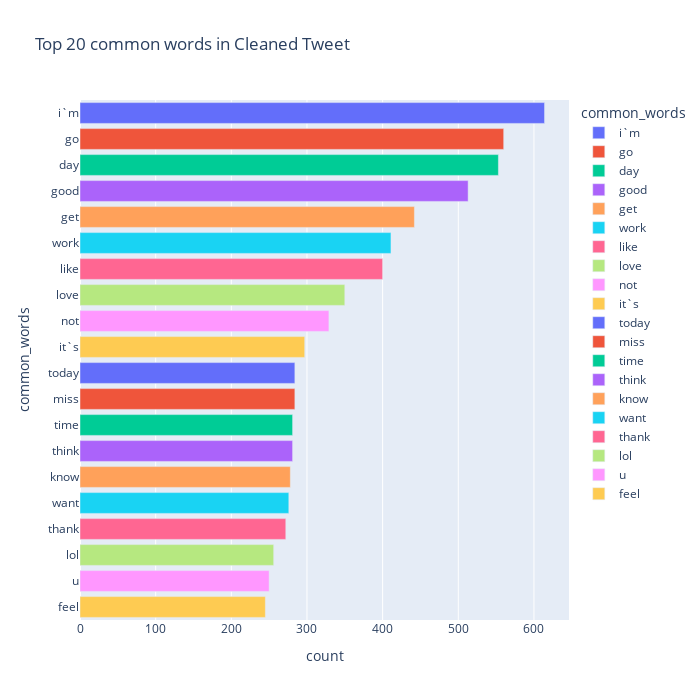

This figure's notebook cell:
### Markdown cell above
Graph of the common words in cleaned subset

### Code cell
fig = px.bar(
    common,
    x="count",
    y="common_words",
    title="Top 20 common words in Cleaned Tweet",
    orientation="h",
    width=700,
    height=700,
    color="common_words",
)
fig.show()

### Figure 1 — Plotly figure (JSON) as saved in the notebook; plotly's stock layout.template omitted (floating-point values rounded to 4 significant figures)
{"data": [{"alignmentgroup": "True", "hovertemplate": "common_words=%{y}<br>count=%{x}<extra></extra>", "legendgroup": "i`m", "marker": {"color": "#636efa", "pattern": {"shape": ""}}, "name": "i`m", "offsetgroup": "i`m", "orientation": "h", "showlegend": true, "textposition": "auto", "type": "bar", "x": [614], "xaxis": "x", "y": ["i`m"], "yaxis": "y"}, {"alignmentgroup": "True", "hovertemplate": "common_words=%{y}<br>count=%{x}<extra></extra>", "legendgroup": "go", "marker": {"color": "#EF553B", "pattern": {"shape": ""}}, "name": "go", "offsetgroup": "go", "orientation": "h", "showlegend": true, "textposition": "auto", "type": "bar", "x": [560], "xaxis": "x", "y": ["go"], "yaxis": "y"}, {"alignmentgroup": "True", "hovertemplate": "common_words=%{y}<br>count=%{x}<extra></extra>", "legendgroup": "day", "marker": {"color": "#00cc96", "pattern": {"shape": ""}}, "name": "day", "offsetgroup": "day", "orientation": "h", "showlegend": true, "textposition": "auto", "type": "bar", "x": [553], "xaxis": "x", "y": ["day"], "yaxis": "y"}, {"alignmentgroup": "True", "hovertemplate": "common_words=%{y}<br>count=%{x}<extra></extra>", "legendgroup": "good", "marker": {"color": "#ab63fa", "pattern": {"shape": ""}}, "name": "good", "offsetgroup": "good", "orientation": "h", "showlegend": true, "textposition": "auto", "type": "bar", "x": [513], "xaxis": "x", "y": ["good"], "yaxis": "y"}, {"alignmentgroup": "True", "hovertemplate": "common_words=%{y}<br>count=%{x}<extra></extra>", "legendgroup": "get", "marker": {"color": "#FFA15A", "pattern": {"shape": ""}}, "name": "get", "offsetgroup": "get", "orientation": "h", "showlegend": true, "textposition": "auto", "type": "bar", "x": [442], "xaxis": "x", "y": ["get"], "yaxis": "y"}, {"alignmentgroup": "True", "hovertemplate": "common_words=%{y}<br>count=%{x}<extra></extra>", "legendgroup": "work", "marker": {"color": "#19d3f3", "pattern": {"shape": ""}}, "name": "work", "offsetgroup": "work", "orientation": "h", "showlegend": true, "textposition": "auto", "type": "bar", "x": [411], "xaxis": "x", "y": ["work"], "yaxis": "y"}, {"alignmentgroup": "True", "hovertemplate": "common_words=%{y}<br>count=%{x}<extra></extra>", "legendgroup": "like", "marker": {"color": "#FF6692", "pattern": {"shape": ""}}, "name": "like", "offsetgroup": "like", "orientation": "h", "showlegend": true, "textposition": "auto", "type": "bar", "x": [400], "xaxis": "x", "y": ["like"], "yaxis": "y"}, {"alignmentgroup": "True", "hovertemplate": "common_words=%{y}<br>count=%{x}<extra></extra>", "legendgroup": "love", "marker": {"color": "#B6E880", "pattern": {"shape": ""}}, "name": "love", "offsetgroup": "love", "orientation": "h", "showlegend": true, "textposition": "auto", "type": "bar", "x": [350], "xaxis": "x", "y": ["love"], "yaxis": "y"}, {"alignmentgroup": "True", "hovertemplate": "common_words=%{y}<br>count=%{x}<extra></extra>", "legendgroup": "not", "marker": {"color": "#FF97FF", "pattern": {"shape": ""}}, "name": "not", "offsetgroup": "not", "orientation": "h", "showlegend": true, "textposition": "auto", "type": "bar", "x": [329], "xaxis": "x", "y": ["not"], "yaxis": "y"}, {"alignmentgroup": "True", "hovertemplate": "common_words=%{y}<br>count=%{x}<extra></extra>", "legendgroup": "it`s", "marker": {"color": "#FECB52", "pattern": {"shape": ""}}, "name": "it`s", "offsetgroup": "it`s", "orientation": "h", "showlegend": true, "textposition": "auto", "type": "bar", "x": [297], "xaxis": "x", "y": ["it`s"], "yaxis": "y"}, {"alignmentgroup": "True", "hovertemplate": "common_words=%{y}<br>count=%{x}<extra></extra>", "legendgroup": "today", "marker": {"color": "#636efa", "pattern": {"shape": ""}}, "name": "today", "offsetgroup": "today", "orientation": "h", "showlegend": true, "textposition": "auto", "type": "bar", "x": [284], "xaxis": "x", "y": ["today"], "yaxis": "y"}, {"alignmentgroup": "True", "hovertemplate": "common_words=%{y}<br>count=%{x}<extra></extra>", "legendgroup": "miss", "marker": {"color": "#EF553B", "pattern": {"shape": ""}}, "name": "miss", "offsetgroup": "miss", "orientation": "h", "showlegend": true, "textposition": "auto", "type": "bar", "x": [284], "xaxis": "x", "y": ["miss"], "yaxis": "y"}, {"alignmentgroup": "True", "hovertemplate": "common_words=%{y}<br>count=%{x}<extra></extra>", "legendgroup": "time", "marker": {"color": "#00cc96", "pattern": {"shape": ""}}, "name": "time", "offsetgroup": "time", "orientation": "h", "showlegend": true, "textposition": "auto", "type": "bar", "x": [281], "xaxis": "x", "y": ["time"], "yaxis": "y"}, {"alignmentgroup": "True", "hovertemplate": "common_words=%{y}<br>count=%{x}<extra></extra>", "legendgroup": "think", "marker": {"color": "#ab63fa", "pattern": {"shape": ""}}, "name": "think", "offsetgroup": "think", "orientation": "h", "showlegend": true, "textposition": "auto", "type": "bar", "x": [281], "xaxis": "x", "y": ["think"], "yaxis": "y"}, {"alignmentgroup": "True", "hovertemplate": "common_words=%{y}<br>count=%{x}<extra></extra>", "legendgroup": "know", "marker": {"color": "#FFA15A", "pattern": {"shape": ""}}, "name": "know", "offsetgroup": "know", "orientation": "h", "showlegend": true, "textposition": "auto", "type": "bar", "x": [278], "xaxis": "x", "y": ["know"], "yaxis": "y"}, {"alignmentgroup": "True", "hovertemplate": "common_words=%{y}<br>count=%{x}<extra></extra>", "legendgroup": "want", "marker": {"color": "#19d3f3", "pattern": {"shape": ""}}, "name": "want", "offsetgroup": "want", "orientation": "h", "showlegend": true, "textposition": "auto", "type": "bar", "x": [276], "xaxis": "x", "y": ["want"], "yaxis": "y"}, {"alignmentgroup": "True", "hovertemplate": "common_words=%{y}<br>count=%{x}<extra></extra>", "legendgroup": "thank", "marker": {"color": "#FF6692", "pattern": {"shape": ""}}, "name": "thank", "offsetgroup": "thank", "orientation": "h", "showlegend": true, "textposition": "auto", "type": "bar", "x": [272], "xaxis": "x", "y": ["thank"], "yaxis": "y"}, {"alignmentgroup": "True", "hovertemplate": "common_words=%{y}<br>count=%{x}<extra></extra>", "legendgroup": "lol", "marker": {"color": "#B6E880", "pattern": {"shape": ""}}, "name": "lol", "offsetgroup": "lol", "orientation": "h", "showlegend": true, "textposition": "auto", "type": "bar", "x": [256], "xaxis": "x", "y": ["lol"], "yaxis": "y"}, {"alignmentgroup": "True", "hovertemplate": "common_words=%{y}<br>count=%{x}<extra></extra>", "legendgroup": "u", "marker": {"color": "#FF97FF", "pattern": {"shape": ""}}, "name": "u", "offsetgroup": "u", "orientation": "h", "showlegend": true, "textposition": "auto", "type": "bar", "x": [250], "xaxis": "x", "y": ["u"], "yaxis": "y"}, {"alignmentgroup": "True", "hovertemplate": "common_words=%{y}<br>count=%{x}<extra></extra>", "legendgroup": "feel", "marker": {"color": "#FECB52", "pattern": {"shape": ""}}, "name": "feel", "offsetgroup": "feel", "orientation": "h", "showlegend": true, "textposition": "auto", "type": "bar", "x": [245], "xaxis": "x", "y": ["feel"], "yaxis": "y"}], "layout": {"barmode": "relative", "height": 700, "legend": {"title": {"text": "common_words"}, "tracegroupgap": 0}, "title": {"text": "Top 20 common words in Cleaned Tweet"}, "width": 700, "xaxis": {"anchor": "y", "domain": [0, 1], "title": {"text": "count"}}, "yaxis": {"anchor": "x", "categoryarray": ["feel", "u", "lol", "thank", "want", "know", "think", "time", "miss", "today", "it`s", "not", "love", "like", "work", "get", "good", "day", "go", "i`m"], "categoryorder": "array", "domain": [0, 1], "title": {"text": "common_words"}}}}
